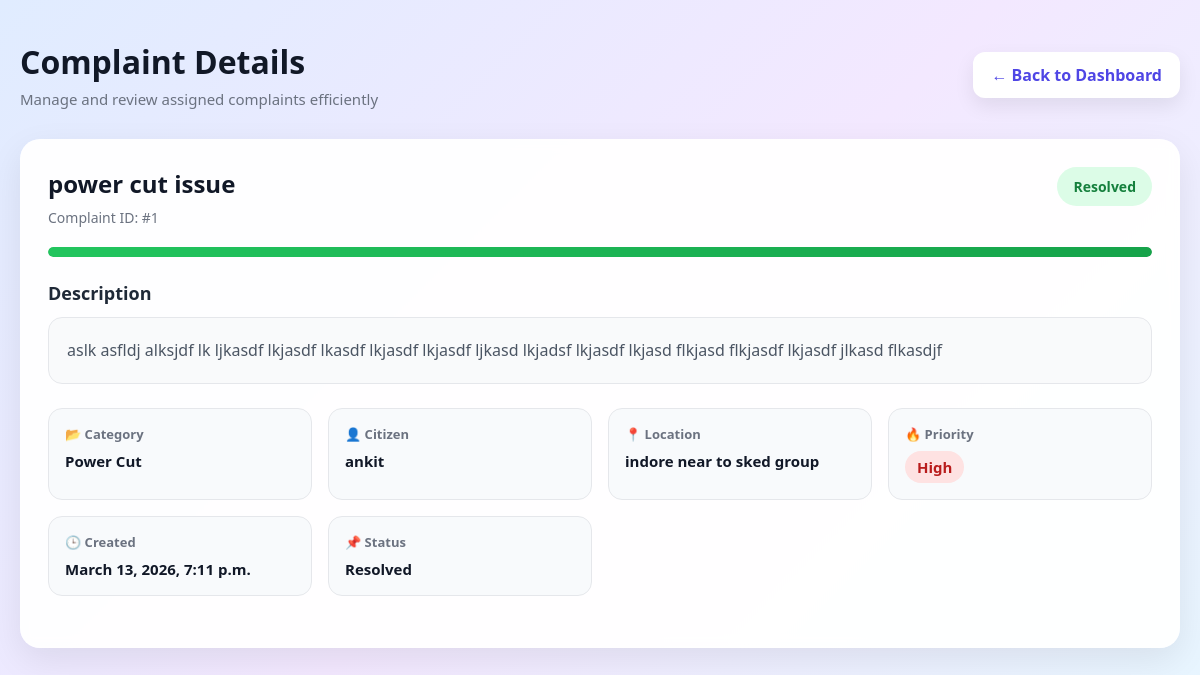
The app's page /complaint/view_complaint_officer (signed in) with its own data.
### COMPLAINT/models.py (models this page shows, shortened)
class Complaint(models.Model):
    STATUS_CHOICES = [
        ('pending', 'Pending'),
        ('resolved', 'Resolved'),
        ('in_progress', 'In Progress'),
        ('invalid', 'Invalid'),
    ]
    PRIORITY_CHOICES = [
        ('low', 'Low'),
        ('medium', 'Medium'),
        ('high', 'High'),
    ]
    user = models.ForeignKey(
        'ACCOUNT.UserModel',
        related_name='complaints',
        on_delete=models.CASCADE
    )
    assigned_officer = models.ForeignKey(
        'ACCOUNT.Officer',
        on_delete=models.SET_NULL,
        null=True,
        blank=True,
        related_name='assigned_complaints'
    )
    category = models.ForeignKey(
        'DEPARTMENT.Category',
        on_delete=models.PROTECT,
        related_name='complaints'
    )
    title = models.CharField(max_length=100)
    description = models.TextField()
    location_address = models.CharField(max_length=100)
    latitude = models.FloatField()
    longitude = models.FloatField()
    status = models.CharField(
        max_length=20,
        choices=STATUS_CHOICES,
        default='pending'
    )
    priority = models.CharField(
        max_length=10,
        choices=PRIORITY_CHOICES,
        default='medium'
    )
    created_at = models.DateTimeField(auto_now_add=True)
    updated_at = models.DateTimeField(auto_now=True)

### DEPARTMENT/models.py (models this page shows, shortened)
class Category(models.Model):
    CATEGORY_CHOICES = [
        ("Water Leakage", "Water Leakage"),
        ("No Water Supply", "No Water Supply"),
        ("Pothole Issue", "Pothole Issue"),
        ("Broken Road", "Broken Road"),
        ("Power Cut", "Power Cut"),
        ("Street Light Not Working", "Street Light Not Working"),
        ("Garbage Issue", "Garbage Issue"),
        ("Drain Blockage", "Drain Blockage"),
    ]
    category_name = models.CharField(
        max_length=100,
        choices=CATEGORY_CHOICES
    )
    description = models.TextField(
        validators=[
            MinLengthValidator(5, message="Description must be at least 5 characters long.")
        ]
    )
    is_active = models.BooleanField(default=True)
    department = models.ForeignKey(
        Department,
        on_delete=models.CASCADE,
        related_name="categories"
    )
    created_at = models.DateTimeField(auto_now_add=True)

### ACCOUNT/models.py (models this page shows, shortened)
class UserModel(AbstractUser):
    ROLE_CHOICES = (
        ('citizen','Citizen'),
        ('officer','Officer'),
        ('admin','Admin')
    )
    role = models.CharField(max_length=10,choices=ROLE_CHOICES,default="citizen")
    address = models.CharField(max_length=1000,blank=True,null=True)
    mobile_number = models.CharField(max_length=15, unique=True)
    is_email_verified = models.BooleanField(default=False)
    is_mobile_verified = models.BooleanField(default=False)
    email_otp = models.CharField(max_length=6,null=True,blank=True)
    mobile_otp = models.CharField(max_length=6,null=True,blank=True)
    otp_created_at = models.DateTimeField(null=True,blank=True)
    profile_picture = CloudinaryField('profile_picture',blank=True,null=True)
    class Meta:
        verbose_name = "UserModel"

### COMPLAINT/views.py (the view)
# urls.py: path("view_complaint_officer",views.view_complaint_officer,name="view_complaint_officer"),
@login_required(login_url="login")
def view_complaint_officer(request):
    if request.user.role != "officer":
        messages.error(request, "You are not authorized to view this page.")
        return redirect("home")
    try:
        officer = Officer.objects.get(user_id=request.user)
    except Officer.DoesNotExist:
        messages.error(request, "Officer profile not found.")
        return redirect("home")
    complaints = Complaint.objects.filter(
        assigned_officer=officer
    ).order_by("-created_at")
    return render(
        request,
        "complaint/view_complaints.html",
        {"complaints": complaints}
    )

### templates/complaint/view_complaints.html (shortened to what this page needs)
<!DOCTYPE html>
{% load static %}
<html lang="en">
<head>
    <link rel="stylesheet" href="{% static 'complaint/css/view_complaints.css' %}">
</head>
<body>
    <div class="page-wrapper">
        <div class="container">
            <div class="top-bar">
                <div>
                    <h2 class="page-title">Complaint Details</h2>
                    <p class="page-subtitle">Manage and review assigned complaints efficiently</p>
                </div>
                <a href="{% url 'officer_page' %}" class="back-btn">← Back to Dashboard</a>
            </div>
            {% if complaints %}
            {% for complaint in complaints %}
            <div class="complaint-card">
                <div class="card-header">
                    <div class="title-section">
                        <h3>{{ complaint.title }}</h3>
                        <p class="complaint-id">Complaint ID: #{{ complaint.id }}</p>
                    </div>
                    <span class="status-badge {{ complaint.status|lower }}">
                        {{ complaint.get_status_display }}
                    </span>
                </div>
                <div class="progress-section">
                    <div class="progress-line">
                        <div class="progress-fill
                            {% if complaint.status == 'pending' %}pending-fill
                            {% elif complaint.status == 'in_progress' %}progress-fill
                            {% elif complaint.status == 'resolved' %}resolved-fill
                            {% elif complaint.status == 'invalid'%}invalid-fill
                            {% else %}pending-fill{% endif %}">
                        </div>
                    </div>
                </div>
                <div class="description-box">
                    <h4>Description</h4>
                    <p class="description">{{ complaint.description }}</p>
                </div>
                <div class="details-grid">
                    <div class="detail-item">
                        <span class="label">📂 Category</span>
                        <span class="value">{{ complaint.category.category_name }}</span>
                    </div>
                    <div class="detail-item">
                        <span class="label">👤 Citizen</span>
                        <span class="value">{{ complaint.user.username }}</span>
                    </div>
                    <div class="detail-item">
                        <span class="label">📍 Location</span>
                        <span class="value">{{ complaint.location_address }}</span>
                    </div>
                    <div class="detail-item">
                        <span class="label">🔥 Priority</span>
                        <span class="value priority {{ complaint.priority|lower }}">
                            {{ complaint.priority|title }}
                        </span>
                    </div>
                    <div class="detail-item">
                        <span class="label">🕒 Created</span>
                        <span class="value">{{ complaint.created_at }}</span>
                    </div>
                    <div class="detail-item">
                        <span class="label">📌 Status</span>
                        <span class="value">{{ complaint.get_status_display }}</span>
                    </div>
                </div>
            </div>
            {% endfor %}
            {% else %}
            <div class="no-data-box">
                <h3>No complaints assigned yet 🚫</h3>
                <p>There are currently no complaints assigned to you.</p>
            </div>
            {% endif %}
        </div>
    </div>
</body>
</html>

### static/complaint/css/view_complaints.css (style rules this page uses)
* { margin: 0; padding: 0; box-sizing: border-box; }
body { font-family: 'Segoe UI', Tahoma, Geneva, Verdana, sans-serif; background: linear-gradient(135deg, #e0ecff, #f3e8ff, #e6f7ff); min-height: 100vh; color: #1f2937; }
.page-wrapper { padding: 40px 20px; }
.container { max-width: 1200px; margin: 0 auto; }
.top-bar { display: flex; justify-content: space-between; align-items: center; gap: 20px; flex-wrap: wrap; margin-bottom: 30px; }
.page-title { font-size: 32px; font-weight: 700; color: #111827; margin-bottom: 6px; }
.page-subtitle { color: #6b7280; font-size: 15px; }
.back-btn { text-decoration: none; background: #ffffff; color: #4f46e5; padding: 12px 18px; border-radius: 12px; font-weight: 600; box-shadow: 0 8px 20px rgba(0, 0, 0, 0.08); transition: all 0.3s ease; }
.complaint-card { background: rgba(255, 255, 255, 0.95); border-radius: 20px; padding: 28px; margin-bottom: 28px; box-shadow: 0 12px 35px rgba(0, 0, 0, 0.08); backdrop-filter: blur(6px); transition: transform 0.3s ease, box-shadow 0.3s ease; }
.card-header { display: flex; justify-content: space-between; align-items: flex-start; gap: 16px; flex-wrap: wrap; margin-bottom: 20px; }
.title-section h3 { font-size: 24px; color: #111827; margin-bottom: 8px; }
.complaint-id { font-size: 14px; color: #6b7280; }
.status-badge { padding: 10px 16px; border-radius: 999px; font-size: 14px; font-weight: 700; white-space: nowrap; }
.status-badge.resolved { background: #dcfce7; color: #15803d; }
.progress-section { margin-bottom: 24px; }
.progress-line { width: 100%; height: 10px; background: #e5e7eb; border-radius: 999px; overflow: hidden; }
.progress-fill { height: 100%; width: 60%; background: linear-gradient(90deg, #3b82f6, #2563eb); border-radius: 999px; }
.resolved-fill { height: 100%; width: 100%; background: linear-gradient(90deg, #22c55e, #16a34a); border-radius: 999px; }
.description-box, .media-section { margin-bottom: 24px; }
.description-box h4, .media-section h4 { font-size: 18px; margin-bottom: 12px; color: #1f2937; }
.description { line-height: 1.8; color: #4b5563; background: #f9fafb; padding: 18px; border-radius: 14px; border: 1px solid #e5e7eb; }
.details-grid { display: grid; grid-template-columns: repeat(auto-fit, minmax(220px, 1fr)); gap: 16px; margin-bottom: 24px; }
.detail-item { background: #f8fafc; border: 1px solid #e5e7eb; border-radius: 14px; padding: 16px; display: flex; flex-direction: column; gap: 8px; }
.label { font-size: 13px; color: #6b7280; font-weight: 600; }
.value { font-size: 15px; font-weight: 600; color: #111827; word-break: break-word; }
.priority { display: inline-block; width: fit-content; padding: 6px 12px; border-radius: 999px; }
.priority.high { background: #fee2e2; color: #b91c1c; }

### records on screen
Complaint: title "power cut issue", id "1", status "Resolved", description "aslk asfldj alksjdf lk ljkasdf lkjasdf lkasdf lkjasdf lkjasdf ljkasd lkjadsf lkjasdf lkjasd flkjasd flkjasdf lkjasdf jlkasd flkasdjf", category.category_name "Power Cut", user.username "ankit", location_address "indore near to sked group", priority "High", created_at "March 13, 2026, 7:11 p.m."
